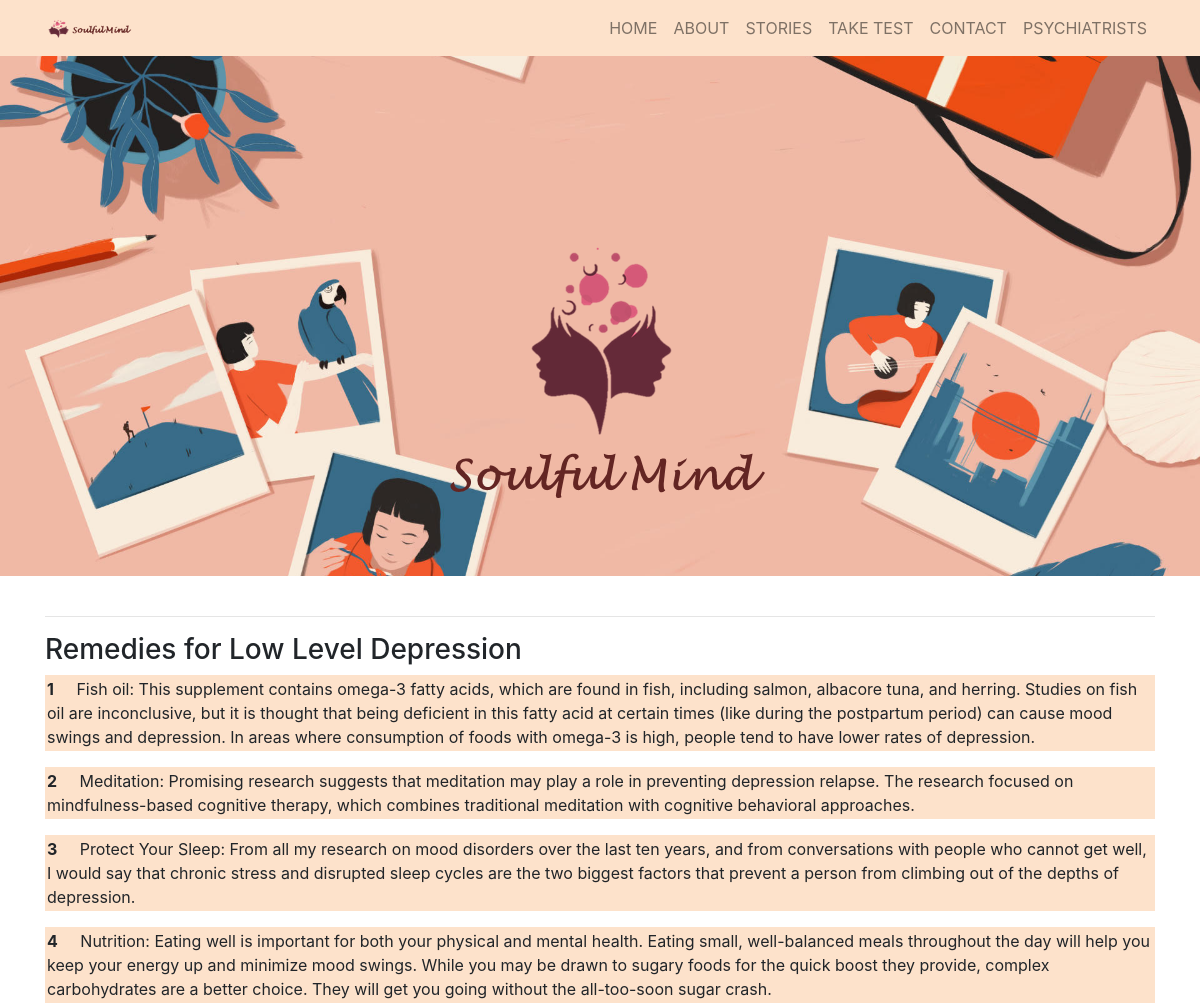
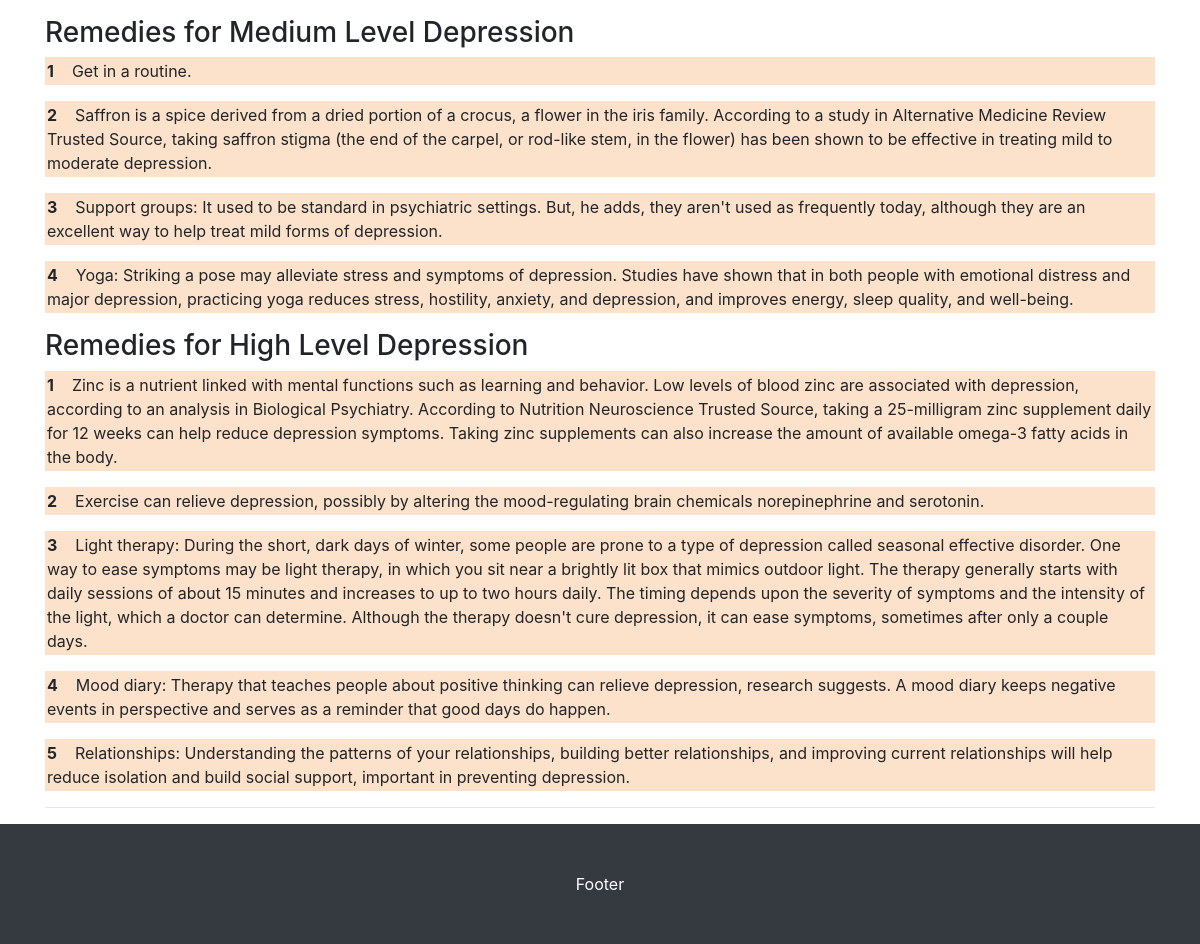
The app's page /displayremedies.php with its own data (2 pictures, top to bottom).
### tables this page shows
CREATE TABLE `remedies` (
  `id` int(11) NOT NULL,
  `level` int(11) NOT NULL,
  `remedy` varchar(2000) NOT NULL
);

### displayremedies.php (the view, shortened to what this page needs)
<?php
include("connect.php");
?>
<!DOCTYPE html>
<html lang="en">
<head>
  <link href="vendor/bootstrap/css/bootstrap.min.css" rel="stylesheet">
  <link href="css/customcss.css" rel="stylesheet">
</head>
<body>
  <nav class="navbar fixed-top navbar-expand-lg navbar-light navbar-style navbar-custom fixed-top">
    <div class="container">
      <a class="navbar-brand" href="index.html"><img src="logo_nav.png"></a>
      <div class="collapse navbar-collapse" id="navbarResponsive">
        <ul class="navbar-nav ml-auto">
          <li class="navbar-item custom3">
            <a class="nav-link" href="index.php">Home</a>
          </li>
          <li class="navbar-item custom3">
            <a class="nav-link" href="about.php">About</a>
          </li>
          <li class="navbar-item custom3">
            <a class="nav-link " href="stories.php">Stories</a>
          </li>
          <li class="navbar-item custom3">
            <a class="nav-link" href="taketest.php">Take Test</a>
          </li>
          <li class="navbar-item custom3">
            <a class="nav-link" href="contact.php">Contact</a>
          </li>
          <li class="navbar-item custom3">
            <a class="nav-link" href="doctor.php">Psychiatrists</a>
          </li>
        </ul>
      </div>
    </div>
  </nav>
  <header>
    <div id="carouselExampleIndicators" class="carousel slide" data-ride="carousel">
      <div class="carousel-inner" role="listbox">
        <div class="carousel-item active" style="background-image: url('backimage.jpg')">
          <div class="carousel-caption d-none d-md-block">
            <h3><img class="img-fluid rounded" src="logo.png" alt=""></h3>
          </div>
        </div>
      </div>
    </div>
  </header>
  <br/>
  <div class="container" id="test">
<hr>
     <div>
        <form>
            <?php
            $arr=array();
            $sel_query="Select level from remedies;";
            $result = mysqli_query($con,$sel_query);
            while($row = mysqli_fetch_assoc($result)) { ?>
            <?php array_push($arr,$row["level"]); ?>
            <?php } ?>
            <?php
            $n=sizeof($arr);
            for($i=0;$i<$n;$i++){
              for ($j = 0; $j < $n - $i - 1; $j++)  {
            if ($arr[$j] > $arr[$j+1])
            {
                $t = $arr[$j];
                $arr[$j] = $arr[$j+1];
                $arr[$j+1] = $t;
            }
            }
          }
          for($i=0;$i<$n;$i++){
                      for($j=$i+1;$j<$n;$j++){
           if($arr[$i]==$arr[$j])
           {
             $arr[$i]= -1;
           }
          }
        }
         ?>
         <h3>Remedies for Low Level Depression</h3>
         <?php
        for($i=0;$i<$n;$i++){
                  $tmp=$arr[$i];
           $sel_query="Select * from remedies WHERE level = '$tmp'";
            ?>
          <?php
          $count=1;
          if($arr[$i]==1){
            $result = mysqli_query($con,$sel_query);
            while($row = mysqli_fetch_assoc($result)) { ?>
            <p class="border-custom1" name="values"><b><?php echo $count; ?></b>&nbsp;&nbsp;&nbsp;&nbsp;
            <?php echo $row["remedy"]; ?><br>
            </p>
            <?php $count++;} } } ?>
            <h3>Remedies for Medium Level Depression</h3>
            <?php
        for($i=0;$i<$n;$i++){
                  $tmp=$arr[$i];
           $sel_query="Select * from remedies WHERE level = '$tmp'";
            ?>
            <?php
            $count1=1;
              if($arr[$i]==2){
                $result = mysqli_query($con,$sel_query);
                while($row = mysqli_fetch_assoc($result)) { ?>
                <p class="border-custom1" name="values"><b><?php echo $count1; ?></b>&nbsp;&nbsp;&nbsp;&nbsp;<?php echo $row["remedy"]; ?><br>
                </p>
                <?php $count1++; } }  }?>
                <h3>Remedies for High Level Depression</h3>
                <?php
        for($i=0;$i<$n;$i++){
                  $tmp=$arr[$i];
           $sel_query="Select * from remedies WHERE level = '$tmp'";
            ?>
                <?php
                $count2=1;
              if($arr[$i]==3){
                $result = mysqli_query($con,$sel_query);
                while($row = mysqli_fetch_assoc($result)) { ?>
                <p class="border-custom1" name="values"><b><?php echo $count2; ?></b>&nbsp;&nbsp;&nbsp;&nbsp;<?php echo $row["remedy"]; ?><br>
                </p>
                <?php $count2++; } } } ?>
        </form>
          </div>
    <hr>
  </div>
  <footer class="py-5 bg-dark">
    <div class="container">
      <p class="m-0 text-center text-white">Footer</p>
    </div>
  </footer>
</body>
</html>

### css/customcss.css (style rules this page uses)
body { padding-top: 56px; }
li { color:rgb(99, 37, 35); }
.carousel-item { height: 65vh; min-height: 300px; background: no-repeat center center scroll; -webkit-background-size: cover; -moz-background-size: cover; -o-background-size: cover; background-size: cover; }
.navbar-custom { background-color: rgb(253, 226, 203); }
.navbar-style { background-color: rgb(253, 226, 203); text-transform: uppercase; color:rgb(99, 37, 35); }
.border-custom1 { background-color: rgb(253, 226, 203); border: 2px solid rgb(253, 226, 203); }

### records on screen
remedies: remedy "Fish oil: This supplement contains omega-3 fatty acids, which are found in fish, including salmon, albacore tuna, and herring. Studies on fish oil are inconclusive, but it is thought that being deficient in this fatty acid at certain times (like during the postpartum period) can cause mood swings and depression. In areas where consumption of foods with omega-3 is high, people tend to have lower rates of depression."
remedies: remedy "Meditation: Promising research suggests that meditation may play a role in preventing depression relapse. The research focused on mindfulness-based cognitive therapy, which combines traditional meditation with cognitive behavioral approaches."
remedies: remedy "Protect Your Sleep: From all my research on mood disorders over the last ten years, and from conversations with people who cannot get well, I would say that chronic stress and disrupted sleep cycles are the two biggest factors that prevent a person from climbing out of the depths of depression."
remedies: remedy "Nutrition: Eating well is important for both your physical and mental health. Eating small, well-balanced meals throughout the day will help you keep your energy up and minimize mood swings. While you may be drawn to sugary foods for the quick boost they provide, complex carbohydrates are a better choice. They will get you going without the all-too-soon sugar crash."
remedies: remedy "Get in a routine."
remedies: remedy "Saffron is a spice derived from a dried portion of a crocus, a flower in the iris family. According to a study in Alternative Medicine Review Trusted Source, taking saffron stigma (the end of the carpel, or rod-like stem, in the flower) has been shown to be effective in treating mild to moderate depression."
remedies: remedy "Support groups: It used to be standard in psychiatric settings. But, he adds, they aren't used as frequently today, although they are an excellent way to help treat mild forms of depression."
remedies: remedy "Yoga: Striking a pose may alleviate stress and symptoms of depression. Studies have shown that in both people with emotional distress and major depression, practicing yoga reduces stress, hostility, anxiety, and depression, and improves energy, sleep quality, and well-being."
remedies: remedy "Zinc is a nutrient linked with mental functions such as learning and behavior. Low levels of blood zinc are associated with depression, according to an analysis in Biological Psychiatry. According to Nutrition Neuroscience Trusted Source, taking a 25-milligram zinc supplement daily for 12 weeks can help reduce depression symptoms. Taking zinc supplements can also increase the amount of available omega-3 fatty acids in the body."
remedies: remedy "Exercise can relieve depression, possibly by altering the mood-regulating brain chemicals norepinephrine and serotonin."
remedies: remedy "Light therapy: During the short, dark days of winter, some people are prone to a type of depression called seasonal effective disorder. One way to ease symptoms may be light therapy, in which you sit near a brightly lit box that mimics outdoor light. The therapy generally starts with daily sessions of about 15 minutes and increases to up to two hours daily. The timing depends upon the severity of symptoms and the intensity of the light, which a doctor can determine. Although the therapy doesn't cure depression, it can ease symptoms, sometimes after only a couple days."
remedies: remedy "Mood diary: Therapy that teaches people about positive thinking can relieve depression, research suggests. A mood diary keeps negative events in perspective and serves as a reminder that good days do happen."
remedies: remedy "Relationships: Understanding the patterns of your relationships, building better relationships, and improving current relationships will help reduce isolation and build social support, important in preventing depression."
